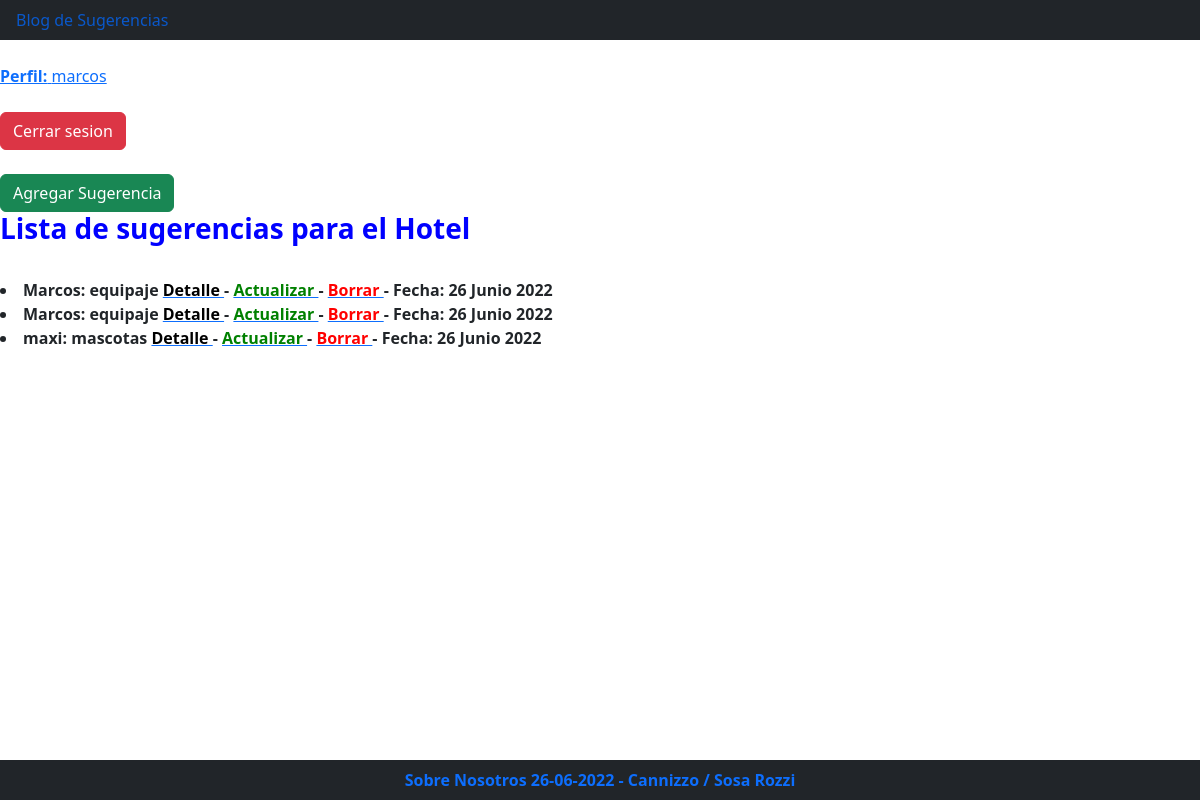
Screenshot of /listar/ (signed in) with the database file from the repository.
### blog/models.py (models this page shows)
class BlogModel(models.Model):
    titulo = models.CharField(max_length=100)
    sub_titulo = models.CharField(max_length=100)
    sugerencia = models.TextField()
    nombre_de_huesped = models.CharField(max_length=100)
    fecha_creacion = models.DateField(auto_now_add=True)

### blog/views.py (the view)
# urls.py: path('listar/',BlogList.as_view(),name="blog_list"),
class BlogList(ListView):
    model = BlogModel
    template_name = "blog/blog_list.html"

### blog/templates/blog/blog_list.html (shortened to what this page needs)
{% load bootstrap5 %}
{% bootstrap_css %}
<ul class="nav bg-dark fixed">
  <li class="nav-item">
    <a class="nav-link active" href="{%url  'blog_list' %}"> Blog de Sugerencias</a>
  </li>
</ul>
{% if user.is_authenticated %}
    {% url 'blog_logout' as blog_logout_url %}
    {% url 'blog_create' as blog_create_url %}
    <a href="{% url 'blogger_profile' user.id %}"> <b> Perfil:</b> {{user.username}}</a> <br> <br>
    {% bootstrap_button "Cerrar sesion" button_class="btn-danger" button_type="link" href=blog_logout_url %}
    {% bootstrap_button "Agregar Sugerencia" button_class="btn-success" button_type="link" href=blog_create_url %}
{% endif %}
<h3><B><FONT COLOR="blue">Lista de sugerencias para el Hotel </FONT> </h3>
  {% if object_list %}
      {% for blog in object_list %}
      <li>
          {{blog.nombre_de_huesped}}:
          {{blog.titulo}}
          <a href="{% url 'blog_detail' blog.id %}" > <FONT COLOR="black"> <b> Detalle </b> </a> </FONT> -
          {% if user.is_authenticated %}
          <a href="{% url 'blog_update' blog.id %}" > <FONT COLOR="green"> <b> Actualizar </b> </a> </FONT> -
          <a href="{% url 'blog_delete' blog.id %}" > <FONT COLOR="red">  <b> Borrar </b> </a> </FONT> -
          <b> Fecha: </b> {{blog.fecha_creacion}}
          {% endif %}
      </li>
      {% endfor %}
  {% else %}
    <h1><b> No hay blogs agregados </b> </h1>
  {% endif %}
<ul class="nav bg-dark fixed-bottom justify-content-center">
  <li class="nav-item">
    <a class="nav-link active" href="{%url  'blog_about' %}"> Sobre Nosotros {% now 'd-m-Y' %} - Cannizzo / Sosa Rozzi</a>
  </li>
</ul>

### rows the page displays
BlogModel: nombre_de_huesped "Marcos", titulo "equipaje", fecha_creacion "26 Junio 2022"
BlogModel: nombre_de_huesped "Marcos", titulo "equipaje", fecha_creacion "26 Junio 2022"
BlogModel: nombre_de_huesped "maxi", titulo "mascotas", fecha_creacion "26 Junio 2022"

### other values shown
{{ user.username }} "marcos"
